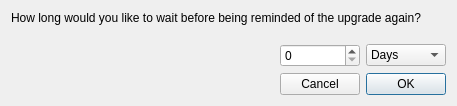
<?xml version="1.0" encoding="UTF-8"?>
<ui version="4.0">
 <class>UpgradeDelayWindow</class>
 <widget class="QDialog" name="UpgradeDelayWindow">
  <property name="geometry">
   <rect>
    <x>0</x>
    <y>0</y>
    <width>457</width>
    <height>106</height>
   </rect>
  </property>
  <property name="windowTitle">
   <string>Dialog</string>
  </property>
  <layout class="QVBoxLayout" name="verticalLayout">
   <item>
    <widget class="QLabel" name="label">
     <property name="text">
      <string>How long would you like to wait before being reminded of the upgrade again?</string>
     </property>
    </widget>
   </item>
   <item>
    <spacer name="verticalSpacer">
     <property name="orientation">
      <enum>Qt::Vertical</enum>
     </property>
     <property name="sizeHint" stdset="0">
      <size>
       <width>20</width>
       <height>40</height>
      </size>
     </property>
    </spacer>
   </item>
   <item>
    <layout class="QGridLayout" name="gridLayout">
     <item row="0" column="1">
      <widget class="QSpinBox" name="timeSpinBox"/>
     </item>
     <item row="1" column="2">
      <widget class="QPushButton" name="okButton">
       <property name="text">
        <string>OK</string>
       </property>
      </widget>
     </item>
     <item row="1" column="1">
      <widget class="QPushButton" name="cancelButton">
       <property name="text">
        <string>Cancel</string>
       </property>
      </widget>
     </item>
     <item row="0" column="2">
      <widget class="QComboBox" name="timeTypeComboBox">
       <item>
        <property name="text">
         <string>Days</string>
        </property>
       </item>
       <item>
        <property name="text">
         <string>Weeks</string>
        </property>
       </item>
       <item>
        <property name="text">
         <string>Months</string>
        </property>
       </item>
      </widget>
     </item>
     <item row="1" column="0">
      <spacer name="horizontalSpacer">
       <property name="orientation">
        <enum>Qt::Horizontal</enum>
       </property>
       <property name="sizeHint" stdset="0">
        <size>
         <width>40</width>
         <height>20</height>
        </size>
       </property>
      </spacer>
     </item>
    </layout>
   </item>
  </layout>
 </widget>
 <resources/>
 <connections/>
</ui>
